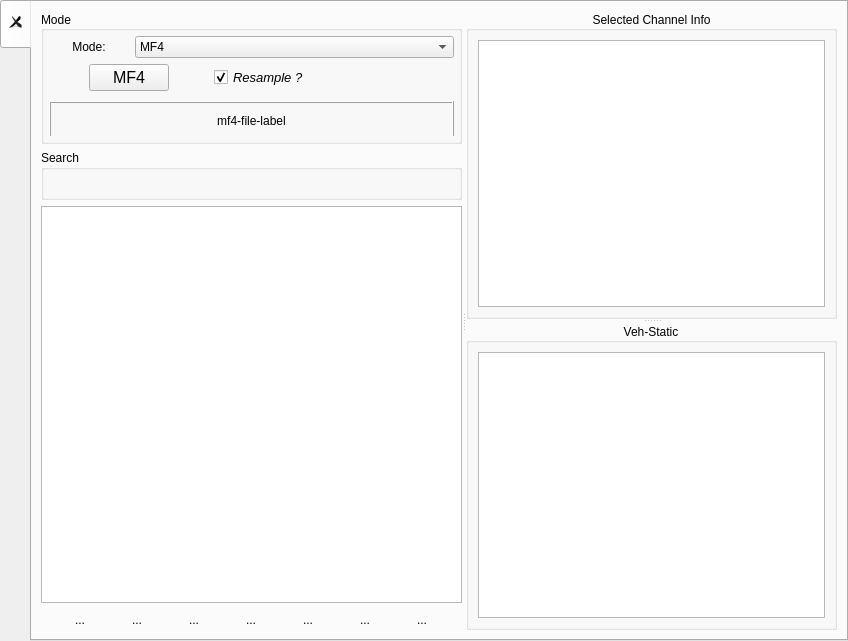
<?xml version="1.0" encoding="UTF-8"?>
<ui version="4.0">
 <class>Login</class>
 <widget class="QWidget" name="Login">
  <property name="geometry">
   <rect>
    <x>0</x>
    <y>0</y>
    <width>848</width>
    <height>641</height>
   </rect>
  </property>
  <property name="windowTitle">
   <string>Form</string>
  </property>
  <layout class="QHBoxLayout" name="horizontalLayout">
   <property name="spacing">
    <number>0</number>
   </property>
   <property name="leftMargin">
    <number>0</number>
   </property>
   <property name="topMargin">
    <number>0</number>
   </property>
   <property name="rightMargin">
    <number>0</number>
   </property>
   <property name="bottomMargin">
    <number>0</number>
   </property>
   <item>
    <widget class="QTabWidget" name="tabWidget">
     <property name="tabPosition">
      <enum>QTabWidget::West</enum>
     </property>
     <property name="currentIndex">
      <number>0</number>
     </property>
     <property name="iconSize">
      <size>
       <width>32</width>
       <height>32</height>
      </size>
     </property>
     <property name="tabsClosable">
      <bool>true</bool>
     </property>
     <property name="movable">
      <bool>true</bool>
     </property>
     <property name="tabBarAutoHide">
      <bool>false</bool>
     </property>
     <widget class="QWidget" name="tab_login">
      <attribute name="icon">
       <iconset>
        <activeon>:/pho/login.png</activeon>
       </iconset>
      </attribute>
      <attribute name="title">
       <string/>
      </attribute>
      <layout class="QHBoxLayout" name="horizontalLayout_6">
       <item>
        <widget class="QSplitter" name="splitter_all">
         <property name="orientation">
          <enum>Qt::Horizontal</enum>
         </property>
         <widget class="QWidget" name="layoutWidget">
          <layout class="QVBoxLayout" name="vBox_left" stretch="2,1,8,0">
           <item>
            <widget class="QGroupBox" name="gBox_mode">
             <property name="title">
              <string>Mode</string>
             </property>
             <property name="alignment">
              <set>Qt::AlignLeading|Qt::AlignLeft|Qt::AlignVCenter</set>
             </property>
             <layout class="QVBoxLayout" name="verticalLayout_2" stretch="1,2">
              <property name="leftMargin">
               <number>5</number>
              </property>
              <property name="topMargin">
               <number>5</number>
              </property>
              <property name="rightMargin">
               <number>5</number>
              </property>
              <property name="bottomMargin">
               <number>5</number>
              </property>
              <item>
               <layout class="QHBoxLayout" name="horizontalLayout_2" stretch="1,4">
                <item>
                 <widget class="QLabel" name="lab_mode">
                  <property name="maximumSize">
                   <size>
                    <width>16777215</width>
                    <height>40</height>
                   </size>
                  </property>
                  <property name="text">
                   <string>Mode:</string>
                  </property>
                  <property name="alignment">
                   <set>Qt::AlignCenter</set>
                  </property>
                 </widget>
                </item>
                <item>
                 <widget class="QComboBox" name="cBox_mode">
                  <property name="maximumSize">
                   <size>
                    <width>16777215</width>
                    <height>40</height>
                   </size>
                  </property>
                  <item>
                   <property name="text">
                    <string>MF4</string>
                   </property>
                  </item>
                  <item>
                   <property name="text">
                    <string>XCP</string>
                   </property>
                  </item>
                 </widget>
                </item>
               </layout>
              </item>
              <item>
               <widget class="QStackedWidget" name="stackedWidget">
                <property name="frameShape">
                 <enum>QFrame::NoFrame</enum>
                </property>
                <widget class="QWidget" name="page_mf4">
                 <layout class="QVBoxLayout" name="verticalLayout" stretch="1,2">
                  <property name="spacing">
                   <number>5</number>
                  </property>
                  <property name="leftMargin">
                   <number>0</number>
                  </property>
                  <property name="topMargin">
                   <number>0</number>
                  </property>
                  <property name="rightMargin">
                   <number>0</number>
                  </property>
                  <property name="bottomMargin">
                   <number>0</number>
                  </property>
                  <item>
                   <layout class="QHBoxLayout" name="horizontalLayout_3" stretch="0,1,0,1,3">
                    <item>
                     <spacer name="horizontalSpacer">
                      <property name="orientation">
                       <enum>Qt::Horizontal</enum>
                      </property>
                      <property name="sizeHint" stdset="0">
                       <size>
                        <width>40</width>
                        <height>20</height>
                       </size>
                      </property>
                     </spacer>
                    </item>
                    <item>
                     <widget class="QPushButton" name="btn_mf4">
                      <property name="maximumSize">
                       <size>
                        <width>80</width>
                        <height>40</height>
                       </size>
                      </property>
                      <property name="font">
                       <font>
                        <pointsize>12</pointsize>
                       </font>
                      </property>
                      <property name="text">
                       <string>MF4</string>
                      </property>
                      <property name="iconSize">
                       <size>
                        <width>15</width>
                        <height>15</height>
                       </size>
                      </property>
                      <property name="autoDefault">
                       <bool>false</bool>
                      </property>
                      <property name="default">
                       <bool>false</bool>
                      </property>
                      <property name="flat">
                       <bool>false</bool>
                      </property>
                     </widget>
                    </item>
                    <item>
                     <spacer name="horizontalSpacer_3">
                      <property name="orientation">
                       <enum>Qt::Horizontal</enum>
                      </property>
                      <property name="sizeHint" stdset="0">
                       <size>
                        <width>40</width>
                        <height>20</height>
                       </size>
                      </property>
                     </spacer>
                    </item>
                    <item>
                     <widget class="QCheckBox" name="cBox_resample">
                      <property name="maximumSize">
                       <size>
                        <width>16777215</width>
                        <height>30</height>
                       </size>
                      </property>
                      <property name="font">
                       <font>
                        <pointsize>10</pointsize>
                        <weight>50</weight>
                        <italic>true</italic>
                        <bold>false</bold>
                        <underline>false</underline>
                       </font>
                      </property>
                      <property name="text">
                       <string>Resample ?</string>
                      </property>
                      <property name="checked">
                       <bool>true</bool>
                      </property>
                     </widget>
                    </item>
                    <item>
                     <spacer name="horizontalSpacer_2">
                      <property name="orientation">
                       <enum>Qt::Horizontal</enum>
                      </property>
                      <property name="sizeHint" stdset="0">
                       <size>
                        <width>40</width>
                        <height>20</height>
                       </size>
                      </property>
                     </spacer>
                    </item>
                   </layout>
                  </item>
                  <item>
                   <widget class="QLabel" name="lab_mf4_file">
                    <property name="minimumSize">
                     <size>
                      <width>0</width>
                      <height>40</height>
                     </size>
                    </property>
                    <property name="maximumSize">
                     <size>
                      <width>16777215</width>
                      <height>30</height>
                     </size>
                    </property>
                    <property name="frameShape">
                     <enum>QFrame::Box</enum>
                    </property>
                    <property name="frameShadow">
                     <enum>QFrame::Raised</enum>
                    </property>
                    <property name="text">
                     <string>mf4-file-label</string>
                    </property>
                    <property name="alignment">
                     <set>Qt::AlignCenter</set>
                    </property>
                   </widget>
                  </item>
                 </layout>
                </widget>
                <widget class="QWidget" name="page_a2l"/>
               </widget>
              </item>
             </layout>
            </widget>
           </item>
           <item>
            <widget class="QGroupBox" name="gBox_search">
             <property name="title">
              <string>Search</string>
             </property>
             <layout class="QHBoxLayout" name="horizontalLayout_5">
              <property name="spacing">
               <number>5</number>
              </property>
              <property name="leftMargin">
               <number>0</number>
              </property>
              <property name="topMargin">
               <number>0</number>
              </property>
              <property name="rightMargin">
               <number>0</number>
              </property>
              <property name="bottomMargin">
               <number>0</number>
              </property>
              <item>
               <layout class="QHBoxLayout" name="hbox_search"/>
              </item>
             </layout>
            </widget>
           </item>
           <item>
            <widget class="QTreeView" name="tView_channel"/>
           </item>
           <item>
            <layout class="QHBoxLayout" name="vbox_btn">
             <item>
              <widget class="QToolButton" name="btn_load">
               <property name="text">
                <string>...</string>
               </property>
               <property name="icon">
                <iconset>
                 <activeon>:/pho/open.png</activeon>
                </iconset>
               </property>
               <property name="iconSize">
                <size>
                 <width>32</width>
                 <height>32</height>
                </size>
               </property>
               <property name="autoRaise">
                <bool>true</bool>
               </property>
              </widget>
             </item>
             <item>
              <widget class="QToolButton" name="btn_save">
               <property name="text">
                <string>...</string>
               </property>
               <property name="icon">
                <iconset>
                 <activeon>:/pho/save.png</activeon>
                </iconset>
               </property>
               <property name="iconSize">
                <size>
                 <width>32</width>
                 <height>32</height>
                </size>
               </property>
               <property name="autoRaise">
                <bool>true</bool>
               </property>
              </widget>
             </item>
             <item>
              <widget class="QToolButton" name="btn_check_all">
               <property name="text">
                <string>...</string>
               </property>
               <property name="icon">
                <iconset>
                 <activeon>:/pho/check_all.png</activeon>
                </iconset>
               </property>
               <property name="iconSize">
                <size>
                 <width>32</width>
                 <height>32</height>
                </size>
               </property>
               <property name="autoRaise">
                <bool>true</bool>
               </property>
              </widget>
             </item>
             <item>
              <widget class="QToolButton" name="btn_clear_all">
               <property name="text">
                <string>...</string>
               </property>
               <property name="icon">
                <iconset>
                 <activeon>:/pho/clear_all.png</activeon>
                </iconset>
               </property>
               <property name="iconSize">
                <size>
                 <width>32</width>
                 <height>32</height>
                </size>
               </property>
               <property name="autoRaise">
                <bool>true</bool>
               </property>
              </widget>
             </item>
             <item>
              <widget class="QToolButton" name="btn_num">
               <property name="text">
                <string>...</string>
               </property>
               <property name="icon">
                <iconset>
                 <activeon>:/pho/num.png</activeon>
                </iconset>
               </property>
               <property name="iconSize">
                <size>
                 <width>32</width>
                 <height>32</height>
                </size>
               </property>
               <property name="autoRaise">
                <bool>true</bool>
               </property>
              </widget>
             </item>
             <item>
              <widget class="QToolButton" name="btn_yt">
               <property name="text">
                <string>...</string>
               </property>
               <property name="icon">
                <iconset>
                 <activeon>:/pho/yt.png</activeon>
                </iconset>
               </property>
               <property name="iconSize">
                <size>
                 <width>32</width>
                 <height>32</height>
                </size>
               </property>
               <property name="autoRaise">
                <bool>true</bool>
               </property>
              </widget>
             </item>
             <item>
              <widget class="QToolButton" name="btn_birdview">
               <property name="text">
                <string>...</string>
               </property>
               <property name="icon">
                <iconset>
                 <activeon>:/pho/birdview.png</activeon>
                </iconset>
               </property>
               <property name="iconSize">
                <size>
                 <width>32</width>
                 <height>32</height>
                </size>
               </property>
               <property name="autoRaise">
                <bool>true</bool>
               </property>
              </widget>
             </item>
            </layout>
           </item>
          </layout>
         </widget>
         <widget class="QSplitter" name="splitter_right">
          <property name="orientation">
           <enum>Qt::Vertical</enum>
          </property>
          <widget class="QGroupBox" name="gBox_top">
           <property name="title">
            <string>Selected Channel Info</string>
           </property>
           <property name="alignment">
            <set>Qt::AlignCenter</set>
           </property>
           <layout class="QVBoxLayout" name="verticalLayout_3">
            <item>
             <widget class="QTableView" name="tView_ch_info"/>
            </item>
           </layout>
          </widget>
          <widget class="QGroupBox" name="gBox_bottom">
           <property name="title">
            <string>Veh-Static</string>
           </property>
           <property name="alignment">
            <set>Qt::AlignCenter</set>
           </property>
           <layout class="QVBoxLayout" name="verticalLayout_4">
            <item>
             <widget class="QTableView" name="tView_veh_static"/>
            </item>
           </layout>
          </widget>
         </widget>
        </widget>
       </item>
      </layout>
     </widget>
    </widget>
   </item>
  </layout>
 </widget>
 <resources>
  <include location="resource.qrc"/>
 </resources>
 <connections/>
</ui>
